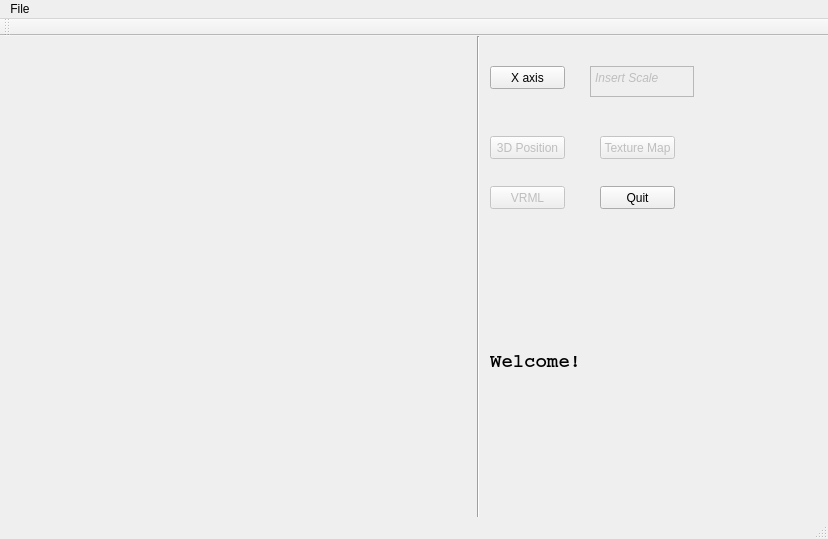
<?xml version="1.0" encoding="UTF-8"?>
<ui version="4.0">
 <class>MainWindow</class>
 <widget class="QMainWindow" name="MainWindow">
  <property name="geometry">
   <rect>
    <x>0</x>
    <y>0</y>
    <width>828</width>
    <height>539</height>
   </rect>
  </property>
  <property name="windowTitle">
   <string>MainWindow</string>
  </property>
  <widget class="QWidget" name="centralWidget">
   <widget class="QLabel" name="ShowImage">
    <property name="geometry">
     <rect>
      <x>10</x>
      <y>0</y>
      <width>381</width>
      <height>491</height>
     </rect>
    </property>
    <property name="text">
     <string/>
    </property>
   </widget>
   <widget class="Line" name="line">
    <property name="geometry">
     <rect>
      <x>470</x>
      <y>0</y>
      <width>16</width>
      <height>501</height>
     </rect>
    </property>
    <property name="orientation">
     <enum>Qt::Vertical</enum>
    </property>
   </widget>
   <widget class="QPushButton" name="Vanish_Point">
    <property name="enabled">
     <bool>true</bool>
    </property>
    <property name="geometry">
     <rect>
      <x>490</x>
      <y>30</y>
      <width>75</width>
      <height>23</height>
     </rect>
    </property>
    <property name="text">
     <string>X axis</string>
    </property>
   </widget>
   <widget class="QLabel" name="infobox">
    <property name="geometry">
     <rect>
      <x>490</x>
      <y>170</y>
      <width>321</width>
      <height>311</height>
     </rect>
    </property>
    <property name="font">
     <font>
      <family>Courier</family>
      <pointsize>14</pointsize>
      <weight>75</weight>
      <bold>true</bold>
     </font>
    </property>
    <property name="text">
     <string>Welcome!</string>
    </property>
    <property name="wordWrap">
     <bool>true</bool>
    </property>
   </widget>
   <widget class="QPlainTextEdit" name="int_scale">
    <property name="enabled">
     <bool>false</bool>
    </property>
    <property name="geometry">
     <rect>
      <x>590</x>
      <y>30</y>
      <width>104</width>
      <height>31</height>
     </rect>
    </property>
    <property name="font">
     <font>
      <italic>true</italic>
     </font>
    </property>
    <property name="plainText">
     <string>Insert Scale</string>
    </property>
   </widget>
   <widget class="QPushButton" name="D3">
    <property name="enabled">
     <bool>false</bool>
    </property>
    <property name="geometry">
     <rect>
      <x>490</x>
      <y>100</y>
      <width>75</width>
      <height>23</height>
     </rect>
    </property>
    <property name="text">
     <string>3D Position</string>
    </property>
   </widget>
   <widget class="QPushButton" name="texture">
    <property name="enabled">
     <bool>false</bool>
    </property>
    <property name="geometry">
     <rect>
      <x>600</x>
      <y>100</y>
      <width>75</width>
      <height>23</height>
     </rect>
    </property>
    <property name="text">
     <string>Texture Map</string>
    </property>
   </widget>
   <widget class="QPushButton" name="vrml">
    <property name="enabled">
     <bool>false</bool>
    </property>
    <property name="geometry">
     <rect>
      <x>490</x>
      <y>150</y>
      <width>75</width>
      <height>23</height>
     </rect>
    </property>
    <property name="text">
     <string>VRML</string>
    </property>
   </widget>
   <widget class="QPushButton" name="quit">
    <property name="enabled">
     <bool>true</bool>
    </property>
    <property name="geometry">
     <rect>
      <x>600</x>
      <y>150</y>
      <width>75</width>
      <height>23</height>
     </rect>
    </property>
    <property name="text">
     <string>Quit</string>
    </property>
   </widget>
  </widget>
  <widget class="QMenuBar" name="menuBar">
   <property name="geometry">
    <rect>
     <x>0</x>
     <y>0</y>
     <width>828</width>
     <height>21</height>
    </rect>
   </property>
   <widget class="QMenu" name="menuFile">
    <property name="title">
     <string>File</string>
    </property>
    <addaction name="Load_Image"/>
   </widget>
   <addaction name="menuFile"/>
  </widget>
  <widget class="QToolBar" name="mainToolBar">
   <attribute name="toolBarArea">
    <enum>TopToolBarArea</enum>
   </attribute>
   <attribute name="toolBarBreak">
    <bool>false</bool>
   </attribute>
  </widget>
  <widget class="QStatusBar" name="statusBar"/>
  <action name="Load_Image">
   <property name="text">
    <string>Load Image</string>
   </property>
  </action>
 </widget>
 <layoutdefault spacing="6" margin="11"/>
 <resources/>
 <connections>
  <connection>
   <sender>Load_Image</sender>
   <signal>triggered()</signal>
   <receiver>MainWindow</receiver>
   <slot>onLoadImage()</slot>
   <hints>
    <hint type="sourcelabel">
     <x>-1</x>
     <y>-1</y>
    </hint>
    <hint type="destinationlabel">
     <x>199</x>
     <y>149</y>
    </hint>
   </hints>
  </connection>
  <connection>
   <sender>Vanish_Point</sender>
   <signal>clicked()</signal>
   <receiver>MainWindow</receiver>
   <slot>on_vanish()</slot>
   <hints>
    <hint type="sourcelabel">
     <x>564</x>
     <y>85</y>
    </hint>
    <hint type="destinationlabel">
     <x>380</x>
     <y>269</y>
    </hint>
   </hints>
  </connection>
  <connection>
   <sender>D3</sender>
   <signal>clicked()</signal>
   <receiver>MainWindow</receiver>
   <slot>on_3d()</slot>
   <hints>
    <hint type="sourcelabel">
     <x>527</x>
     <y>144</y>
    </hint>
    <hint type="destinationlabel">
     <x>413</x>
     <y>269</y>
    </hint>
   </hints>
  </connection>
  <connection>
   <sender>texture</sender>
   <signal>clicked()</signal>
   <receiver>MainWindow</receiver>
   <slot>on_texture()</slot>
   <hints>
    <hint type="sourcelabel">
     <x>637</x>
     <y>144</y>
    </hint>
    <hint type="destinationlabel">
     <x>413</x>
     <y>269</y>
    </hint>
   </hints>
  </connection>
  <connection>
   <sender>vrml</sender>
   <signal>clicked()</signal>
   <receiver>MainWindow</receiver>
   <slot>on_vrml()</slot>
   <hints>
    <hint type="sourcelabel">
     <x>747</x>
     <y>144</y>
    </hint>
    <hint type="destinationlabel">
     <x>413</x>
     <y>269</y>
    </hint>
   </hints>
  </connection>
  <connection>
   <sender>quit</sender>
   <signal>clicked()</signal>
   <receiver>MainWindow</receiver>
   <slot>close()</slot>
   <hints>
    <hint type="sourcelabel">
     <x>637</x>
     <y>194</y>
    </hint>
    <hint type="destinationlabel">
     <x>413</x>
     <y>269</y>
    </hint>
   </hints>
  </connection>
 </connections>
 <slots>
  <slot>onLoadImage()</slot>
  <slot>on_vanish()</slot>
  <slot>on_3d()</slot>
  <slot>on_texture()</slot>
  <slot>on_vrml()</slot>
 </slots>
</ui>
